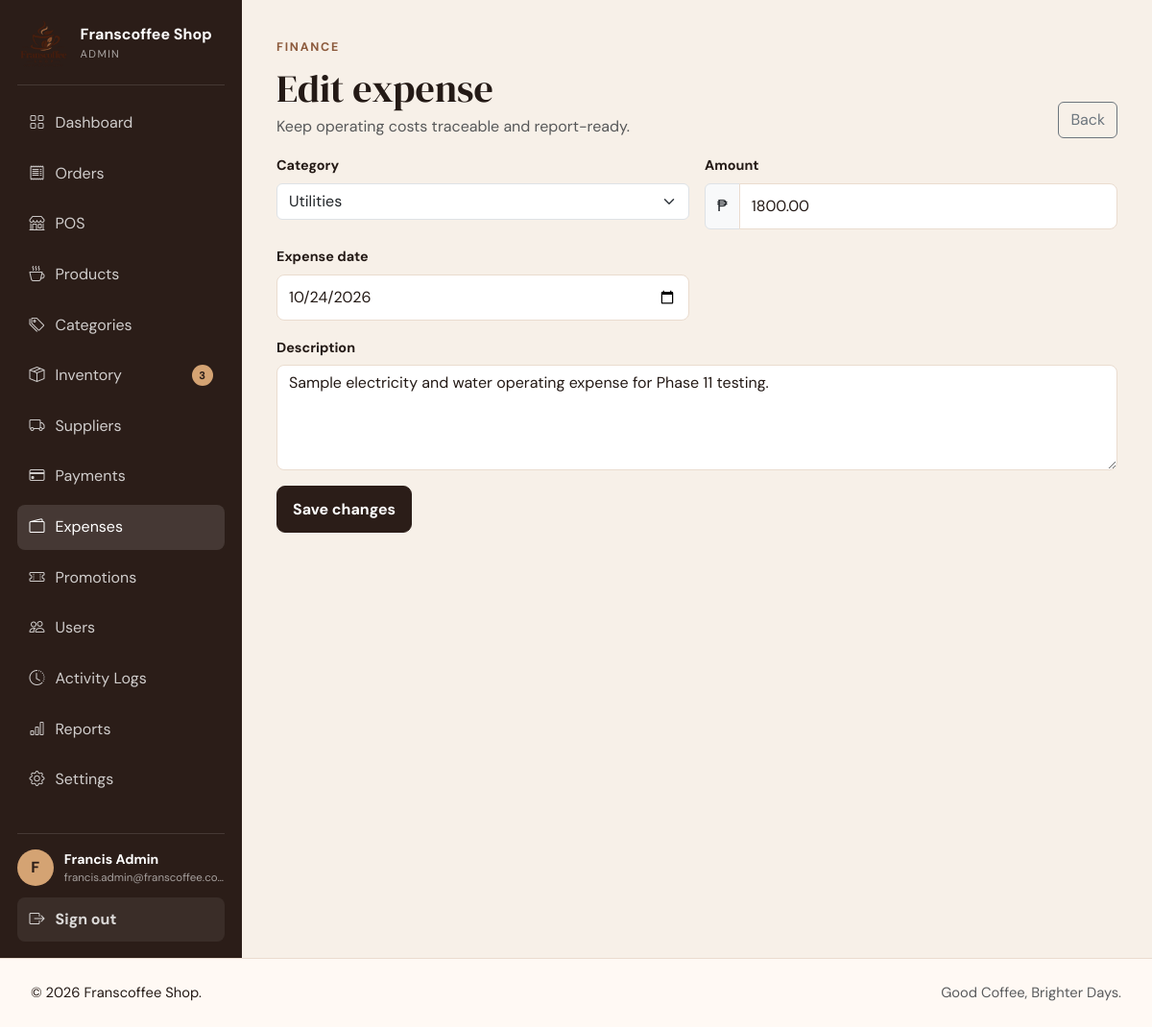
The page /admin/expense-form.php?id=1 (signed in) on the database its author committed.
### tables this page shows
CREATE TABLE users (
    id BIGINT UNSIGNED AUTO_INCREMENT PRIMARY KEY,
    first_name VARCHAR(80) NOT NULL,
    last_name VARCHAR(80) NOT NULL,
    email VARCHAR(190) NOT NULL UNIQUE,
    phone VARCHAR(30) NULL,
    password_hash VARCHAR(255) NOT NULL,
    role ENUM('ADMIN','STAFF','CUSTOMER') NOT NULL DEFAULT 'CUSTOMER',
    status ENUM('ACTIVE','INACTIVE') NOT NULL DEFAULT 'ACTIVE',
    email_verified_at DATETIME NULL,
    last_login_at DATETIME NULL,
    created_at DATETIME NOT NULL DEFAULT CURRENT_TIMESTAMP,
    updated_at DATETIME NOT NULL DEFAULT CURRENT_TIMESTAMP ON UPDATE CURRENT_TIMESTAMP,
    INDEX idx_users_role_status (role, status)
);

CREATE TABLE expenses (
    id BIGINT UNSIGNED AUTO_INCREMENT PRIMARY KEY,
    expense_number VARCHAR(40) NOT NULL UNIQUE,
    category ENUM('Inventory','Utilities','Rent','Salary','Repairs','Equipment','Miscellaneous') NOT NULL,
    amount DECIMAL(10,2) NOT NULL,
    expense_date DATE NOT NULL,
    description VARCHAR(500) NOT NULL,
    recorded_by BIGINT UNSIGNED NULL,
    created_at DATETIME NOT NULL DEFAULT CURRENT_TIMESTAMP,
    updated_at DATETIME NOT NULL DEFAULT CURRENT_TIMESTAMP ON UPDATE CURRENT_TIMESTAMP,
    INDEX idx_expenses_date_category (expense_date, category),
    CONSTRAINT fk_expenses_user FOREIGN KEY (recorded_by) REFERENCES users(id) ON DELETE SET NULL
);

### includes/db.php (called while the page is built, shortened)
<?php
function db(): PDO
{
    static $pdo = null;
    if ($pdo instanceof PDO) {
        return $pdo;
    }
    $config = app_config('database');
    $dsn = sprintf(
        'mysql:host=%s;port=%s;dbname=%s;charset=%s',
        $config['host'],
        $config['port'],
        $config['name'],
        $config['charset']
    );
    $pdo = new PDO($dsn, $config['username'], $config['password'], [
        PDO::ATTR_ERRMODE => PDO::ERRMODE_EXCEPTION,
        PDO::ATTR_DEFAULT_FETCH_MODE => PDO::FETCH_ASSOC,
        PDO::ATTR_EMULATE_PREPARES => false,
    ]);
    return $pdo;
}

### includes/auth.php (called while the page is built, shortened)
<?php
function validate_authenticated_session(): void
{
    $sessionUser = current_user();
    $stmt = db()->prepare('SELECT id, first_name, last_name, email, role, status FROM users WHERE id = :id LIMIT 1');
    $stmt->execute(['id' => (int) $sessionUser['id']]);
}

### includes/bootstrap.php (called while the page is built, shortened)
<?php
$APP_CONFIG = require __DIR__ . '/../config.php';
require_once __DIR__ . '/functions.php';
require_once __DIR__ . '/db.php';
require_once __DIR__ . '/auth.php';
require_once __DIR__ . '/storefront.php';
require_once __DIR__ . '/finance.php';
validate_authenticated_session();

### includes/functions.php (called while the page is built, shortened)
<?php
function app_config(?string $section = null): array
{
    global $APP_CONFIG;
    return $APP_CONFIG[$section] ?? [];
}
function e(?string $value): string
{
    return htmlspecialchars((string) $value, ENT_QUOTES, 'UTF-8');
}
function url(string $path = ''): string
{
    $base = rtrim((string) (app_config('app')['base_url'] ?? ''), '/');
    return $base . '/' . ltrim($path, '/');
}
function asset(string $path): string
{
    return url('assets/' . ltrim($path, '/'));
}
function current_user(): ?array
{
    return $_SESSION['user'] ?? null;
}
function role_home(string $role): string
{
    return match ($role) {
        'ADMIN' => 'admin/dashboard.php',
        'STAFF' => 'staff/dashboard.php',
        default => 'customer/dashboard.php',
    };
}

### config.php (called while the page is built, shortened)
<?php
return [
    'app' => [
        'name' => 'Franscoffee Shop',
        'tagline' => 'Good Coffee, Brighter Days.',
        'base_url' => 'http://localhost/franscoffee',
        'timezone' => 'Asia/Manila',
        'environment' => 'local',
        'debug' => true,
    ],
    'database' => [
        'host' => '127.0.0.1',
        'port' => '3306',
        'name' => 'franscoffee',
        'username' => 'root',
        'password' => '',
        'charset' => 'utf8mb4',
    ],
    'session' => [
        'name' => 'franscoffee_session',
        'lifetime' => 7200,
    ],
    'auth' => [
        'reset_token_minutes' => 60,
        'max_login_attempts' => 5,
        'login_lock_seconds' => 60,
    ],
];

### includes/storefront.php (called while the page is built, shortened)
<?php
function shop_setting(string $key, string $default = ''): string
{
    static $settings = null;
    if (!is_array($settings)) {
        $settings = [];
        try {
            foreach (db()->query('SELECT setting_key, setting_value FROM settings')->fetchAll() as $row) {
                $settings[(string) $row['setting_key']] = (string) ($row['setting_value'] ?? '');
            }
        } catch (Throwable $e) {
            $settings = [];
        }
    }
    return array_key_exists($key, $settings) ? $settings[$key] : $default;
}
function shop_logo_url(): string
{
    $path = trim(shop_setting('logo_path', ''));
    if ($path === '') return asset('images/logo/logo.png');
    return asset(ltrim($path, '/'));
}

### includes/finance.php (called while the page is built, shortened)
<?php
function admin_expense(int $id): ?array
{
    $stmt=db()->prepare('SELECT * FROM expenses WHERE id=:id LIMIT 1'); $stmt->execute(['id'=>$id]); $row=$stmt->fetch(); return $row?:null;
}

### admin/expense-form.php (the view, shortened to what this page needs)
<?php
require_once __DIR__.'/../includes/bootstrap.php';require_role('ADMIN');
$id=max(0,(int)($_GET['id']??0));$expense=$id?admin_expense($id):null;if($id&&!$expense){http_response_code(404);exit('Expense not found.');}$errors=[];
$categories=['Inventory','Utilities','Rent','Salary','Repairs','Equipment','Miscellaneous'];$value=fn($key,$default='')=>(string)($_POST[$key]??($expense[$key]??$default));$pageTitle=$id?'Edit Expense':'Record Expense';$bodyClass='portal-page';require __DIR__.'/../includes/header.php';
?>
<div class="portal-shell"><?php require __DIR__.'/../includes/sidebar.php';?><main class="portal-main"><header class="portal-page-header"><div><span class="eyebrow">FINANCE</span><h1 class="mt-2 mb-1"><?=$id?'Edit expense':'Record expense'?></h1><p class="text-muted mb-0">Keep operating costs traceable and report-ready.</p></div><a class="btn btn-outline-secondary" href="<?=url('admin/expenses.php')?>">Back</a></header><?php if($errors):?><div class="alert alert-danger"><ul class="mb-0"><?php foreach($errors as $e):?><li><?=e($e)?></li><?php endforeach;?></ul></div><?php endif;?><section class="portal-card form-card-narrow"><form method="post"><?=csrf_field()?><div class="row g-3"><div class="col-md-6"><label class="form-label">Category</label><select class="form-select" name="category" required><option value="">Choose category</option><?php foreach($categories as $c):?><option value="<?=e($c)?>" <?=$value('category')===$c?'selected':''?>><?=e($c)?></option><?php endforeach;?></select></div><div class="col-md-6"><label class="form-label">Amount</label><div class="input-group"><span class="input-group-text">₱</span><input class="form-control" type="number" min="0.01" step="0.01" name="amount" required value="<?=e($value('amount'))?>"></div></div><div class="col-md-6"><label class="form-label">Expense date</label><input class="form-control" type="date" name="expense_date" required value="<?=e($value('expense_date',date('Y-m-d')))?>"></div><div class="col-12"><label class="form-label">Description</label><textarea class="form-control" name="description" maxlength="500" rows="4" required><?=e($value('description'))?></textarea></div><div class="col-12"><button class="btn btn-coffee" type="submit"><?=$id?'Save changes':'Record expense'?></button></div></div></form></section></main></div><?php require __DIR__.'/../includes/footer.php';?>

### includes/sidebar.php (shortened to what this page needs)
<?php
$role = user_role() ?? 'GUEST';
$user = current_user();
$currentScript = str_replace('\\', '/', (string)($_SERVER['PHP_SELF'] ?? ''));
$unreadNotifications = ($role === 'CUSTOMER' && function_exists('customer_unread_notification_count')) ? customer_unread_notification_count((int)($user['id'] ?? 0)) : 0;
$sidebarProfile = ($role === 'CUSTOMER' && function_exists('customer_profile')) ? customer_profile((int)($user['id'] ?? 0)) : null;
$lowStockCount = ($role === 'ADMIN' && function_exists('admin_inventory_metrics')) ? (int)admin_inventory_metrics()['low'] : 0;
$items = match ($role) {
    'ADMIN' => [
        ['Dashboard', 'bi-grid', 'admin/dashboard.php', 0],
        ['Orders', 'bi-receipt', 'staff/orders.php', 0],
        ['POS', 'bi-shop', 'staff/pos.php', 0],
        ['Products', 'bi-cup-hot', 'admin/products.php', 0],
        ['Categories', 'bi-tags', 'admin/categories.php', 0],
        ['Inventory', 'bi-box-seam', 'admin/inventory.php', $lowStockCount],
        ['Suppliers', 'bi-truck', 'admin/suppliers.php', 0],
        ['Payments', 'bi-credit-card', 'admin/payments.php', 0],
        ['Expenses', 'bi-wallet2', 'admin/expenses.php', 0],
        ['Promotions', 'bi-ticket-perforated', 'admin/promotions.php', 0],
        ['Users', 'bi-people', 'admin/users.php', 0],
        ['Activity Logs', 'bi-clock-history', 'admin/activity-logs.php', 0],
        ['Reports', 'bi-bar-chart', 'admin/reports.php', 0],
        ['Settings', 'bi-gear', 'admin/settings.php', 0],
    ],
    'STAFF' => [
        ['Dashboard', 'bi-grid', 'staff/dashboard.php', 0],
        ['POS', 'bi-shop', 'staff/pos.php', 0],
        ['Orders', 'bi-receipt', 'staff/orders.php', 0],
        ['Customers', 'bi-people', 'staff/customers.php', 0],
    ],
    default => [
        ['Dashboard', 'bi-house', 'customer/dashboard.php', 0],
        ['My Orders', 'bi-receipt', 'customer/orders.php', 0],
        ['Notifications', 'bi-bell', 'customer/notifications.php', $unreadNotifications],
        ['Favorites', 'bi-heart', 'customer/favorites.php', 0],
        ['Cart', 'bi-bag', 'cart.php', 0],
        ['Addresses', 'bi-geo-alt', 'customer/addresses.php', 0],
        ['Profile', 'bi-person', 'customer/profile.php', 0],
    ],
};
$isSidebarActive = static function (string $path) use ($currentScript): bool {
    $active = str_ends_with($currentScript, '/' . $path);
    if ($path === 'customer/orders.php' && str_ends_with($currentScript, '/customer/order-details.php')) $active = true;
    if ($path === 'staff/orders.php' && str_ends_with($currentScript, '/staff/order-details.php')) $active = true;
    if ($path === 'admin/products.php' && str_ends_with($currentScript, '/admin/product-form.php')) $active = true;
    if ($path === 'admin/inventory.php' && (str_ends_with($currentScript, '/admin/inventory-form.php') || str_ends_with($currentScript, '/admin/inventory-transactions.php'))) $active = true;
    if ($path === 'admin/suppliers.php' && str_ends_with($currentScript, '/admin/supplier-form.php')) $active = true;
    if ($path === 'admin/expenses.php' && str_ends_with($currentScript, '/admin/expense-form.php')) $active = true;
    if ($path === 'admin/promotions.php' && str_ends_with($currentScript, '/admin/promotion-form.php')) $active = true;
    if ($path === 'admin/users.php' && str_ends_with($currentScript, '/admin/user-form.php')) $active = true;
    return $active;
};
$sidebarAvatar = !empty($sidebarProfile['avatar_path']) ? url((string)$sidebarProfile['avatar_path']) : null;
$sidebarName = trim((string)($user['first_name'] ?? '') . ' ' . (string)($user['last_name'] ?? ''));
?>
<aside class="fc-sidebar d-none d-lg-flex">
    <div>
        <a class="sidebar-brand text-decoration-none text-white" href="<?= url(role_home((string)$role)) ?>">
            <img src="<?= e(shop_logo_url()) ?>" alt="<?= e(shop_setting('shop_name','Franscoffee Shop')) ?> logo">
            <div><strong><?= e(shop_setting('shop_name','Franscoffee Shop')) ?></strong><small><?= e($role) ?></small></div>
        </a>
        <nav class="sidebar-nav" aria-label="Portal navigation">
            <?php foreach ($items as [$label, $icon, $path, $count]): $active = $isSidebarActive($path); ?>
                <a class="sidebar-link <?= $active ? 'active' : '' ?>" href="<?= url($path) ?>" <?= $active ? 'aria-current="page"' : '' ?>>
                    <i class="bi <?= e($icon) ?>"></i><span><?= e($label) ?></span><?php if ((int)$count > 0): ?><em class="sidebar-count"><?= (int)$count > 99 ? '99+' : (int)$count ?></em><?php endif; ?>
                </a>
            <?php endforeach; ?>
        </nav>
    </div>
    <div class="sidebar-account">
        <div class="sidebar-user">
            <?php if ($sidebarAvatar): ?><img class="sidebar-avatar sidebar-avatar-image" src="<?= e($sidebarAvatar) ?>" alt="<?= e(($user['first_name'] ?? 'Customer') . ' profile photo') ?>"><?php else: ?><span class="sidebar-avatar"><?= e(strtoupper(substr((string) ($user['first_name'] ?? 'F'), 0, 1))) ?></span><?php endif; ?>
            <div><strong><?= e($sidebarName) ?></strong><small><?= e($user['email'] ?? '') ?></small></div>
        </div>
        <form method="post" action="<?= url('logout.php') ?>">
            <button class="sidebar-logout" type="submit"><i class="bi bi-box-arrow-right"></i><span>Sign out</span></button>
        </form>
    </div>
</aside>

### rows shown on the page
users: role "ADMIN", first_name "F", sidebarName "Francis Admin", email "francis.admin@franscoffee.co…"
expenses: amount "1800.00", expense_date "10/24/2026", description "Sample electricity and water operating expense for Phase 11 testing."

### other values the page prints
shop_setting('shop_name','Franscoffee Shop') "Franscoffee Shop"
$label "Dashboard"
$label "Orders"
$label "POS"
$label "Products"
$label "Categories"
$label "Inventory"
$count "3"
$label "Suppliers"
$label "Payments"
$label "Expenses"
$label "Promotions"
$label "Users"
$label "Activity Logs"
$label "Reports"
